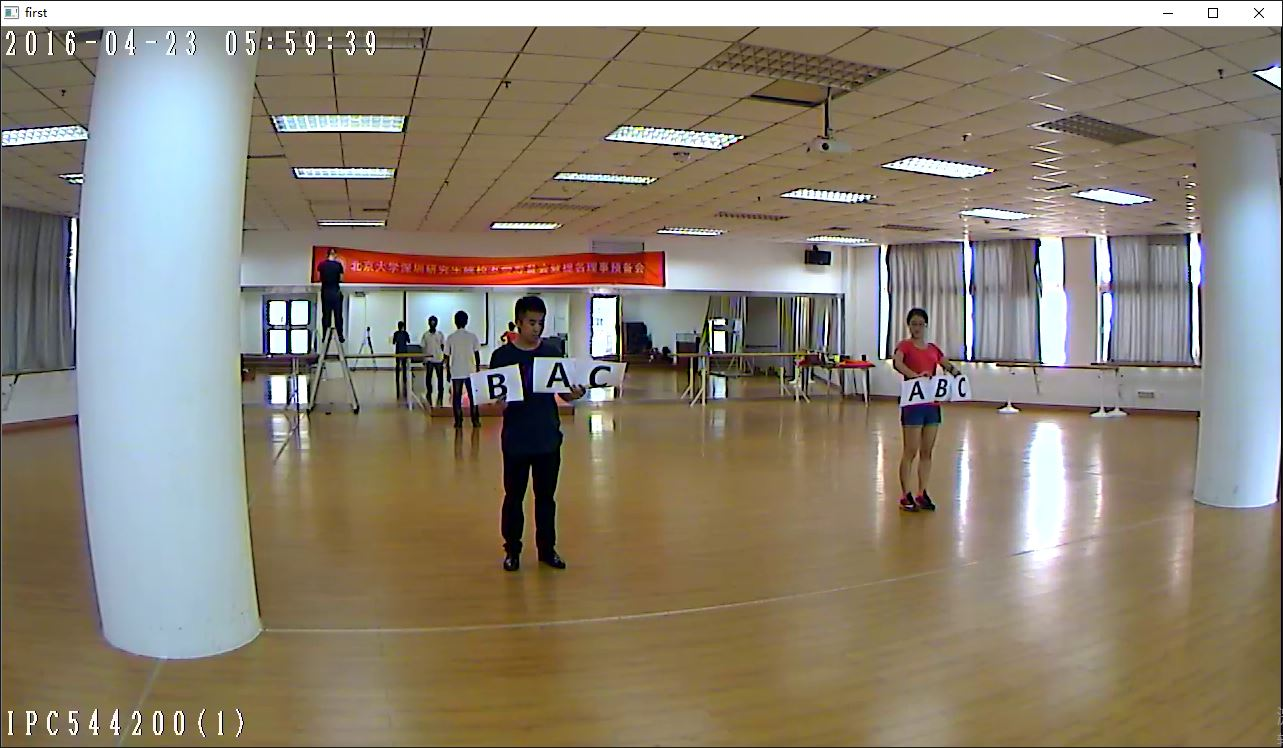
%> input picture test_img/1.JPG, 1283 x 748 px
$ octave --eval "result = OCRwapper(imread('test_img/1.JPG'));"   (GNU Octave 9; MATLAB toolbox functions it lacks are replaced by stand-ins)
%> lines starting %> are read from the running program, lines starting %| are printed output that depends on the picture; in (x1, y1, x2, y2) boxes, pixels count from 0 and x2, y2 are one past the last pixel; in counts of white or black regions, pixels touching at a corner belong together; the program's own positions count from 1
### OCR/clip.m
% clip letters, if no areas, return []
function img_out=clip(img_in)
[f, c]=find(img_in);
if isempty(f) || isempty(c)
    img_out = [];
else
    img_out=img_in(min(f):max(f),min(c):max(c));%Crops image
end

### OCR/read_letter.m
function [letter, confidence] = read_letter(imagn,num_letras)
% Computes the correlation between template and input image
% and its output is a string containing the letter.
% Size of 'imagn' must be 42 x 24 pixels.  aka. the same size as template

global templates
comp=zeros(num_letras,1);
for n=1:num_letras
    sem=corr2(templates{1,n},imagn);
    comp(n)=sem;
end
vd=find(comp==max(comp)); % index of max confidence
confidence = comp(vd);  % calculate confidence
%*-*-*-*-*-*-*-*-*-*-*-*-*-
if vd==1
    letter='A';
elseif vd==2
    letter='B';
else
    letter='C';
end

### OCRwapper.m
function [ wordRes, scoreRes ] = OCRwapper( imagen )
%UNTITLED2 Summary of this function goes here
%   Detailed explanation goes here

    % Show image
%     imshow(imagen);
    % Convert to gray scale
    if size(imagen,3)==3 %RGB image
        imagen=rgb2gray(imagen);
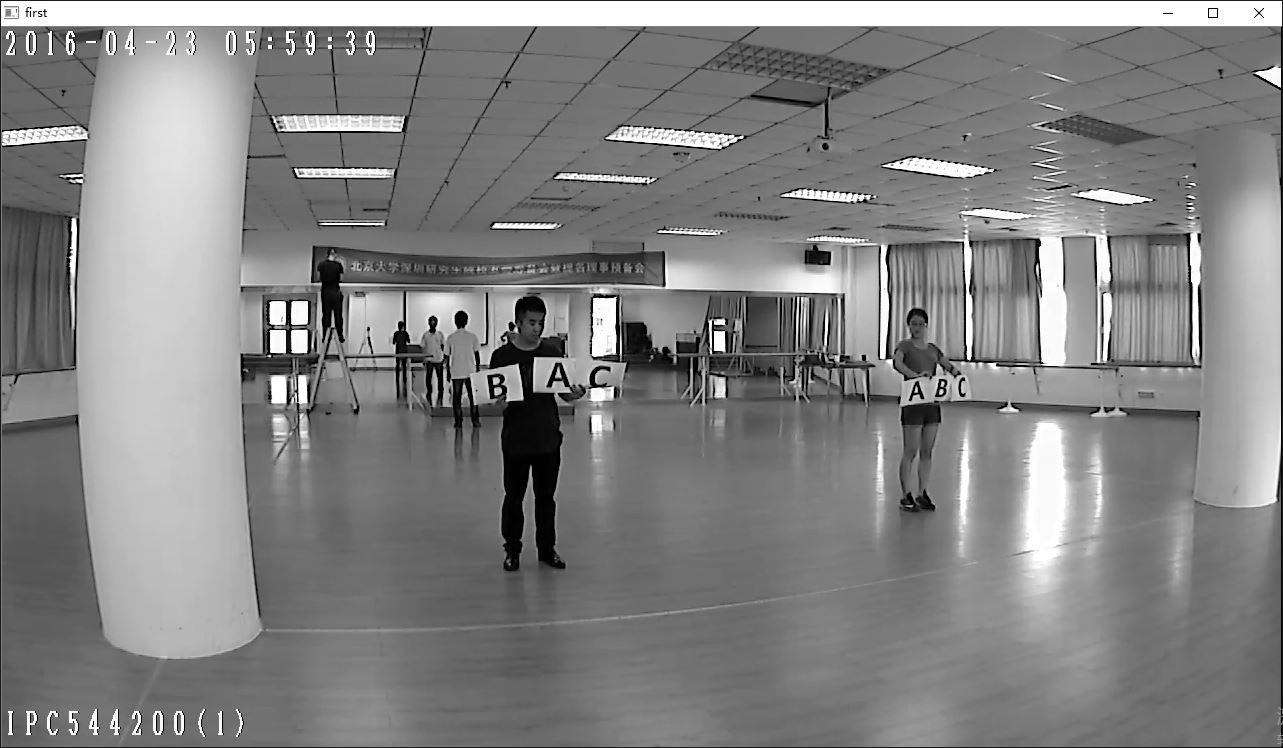
%> imagen: size 748x1283 uint8; min 0, max 255, mean 131.7
    end
    % Convert to BW. Using automtic threshold
    threshold = graythresh(imagen);
%> threshold = 0.612
    imagen =~im2bw(imagen,threshold);
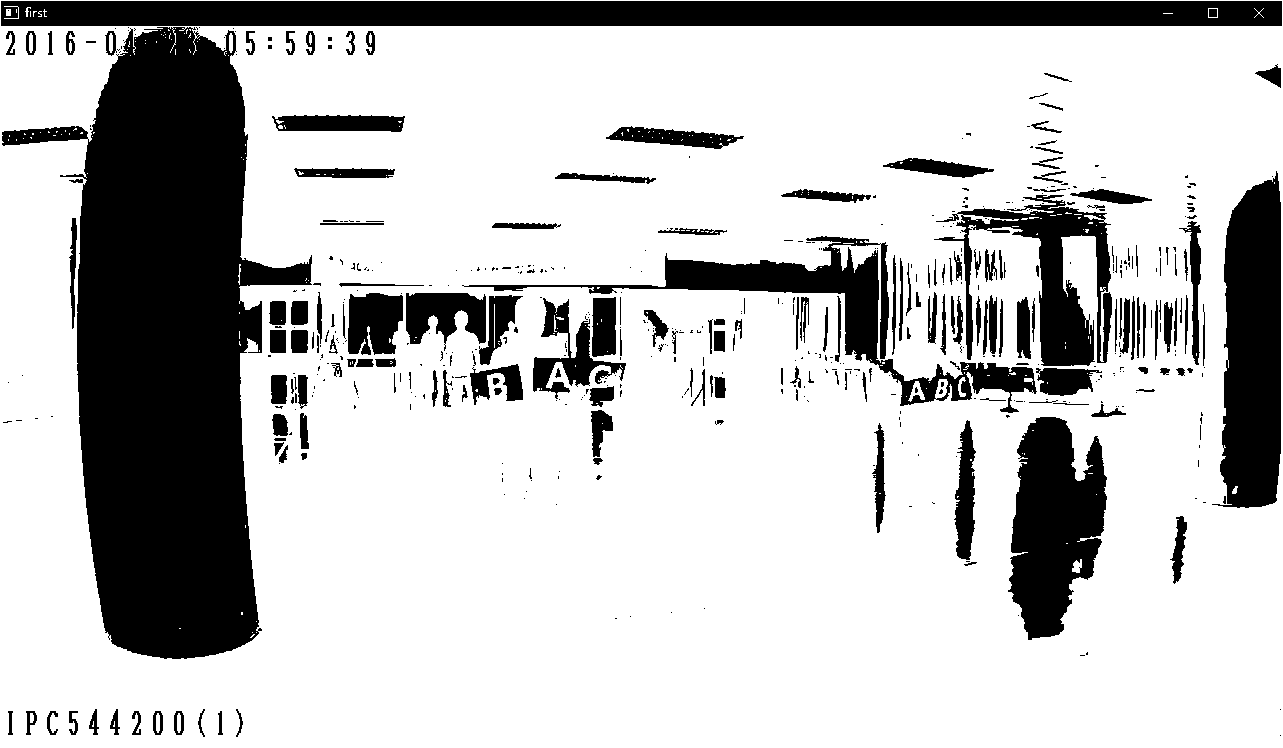
%> imagen: size 748x1283 logical; 75.7% white; 546 black regions (365 under 20 px), largest, box (x1, y1, x2, y2) and area: (2, 27, 312, 659) 99524, (1, 1, 1282, 26) 31749, (1212, 171, 1281, 508) 17359
    % Remove all object containing fewer than 30 pixels
    imagen = bwareaopen(imagen,30);
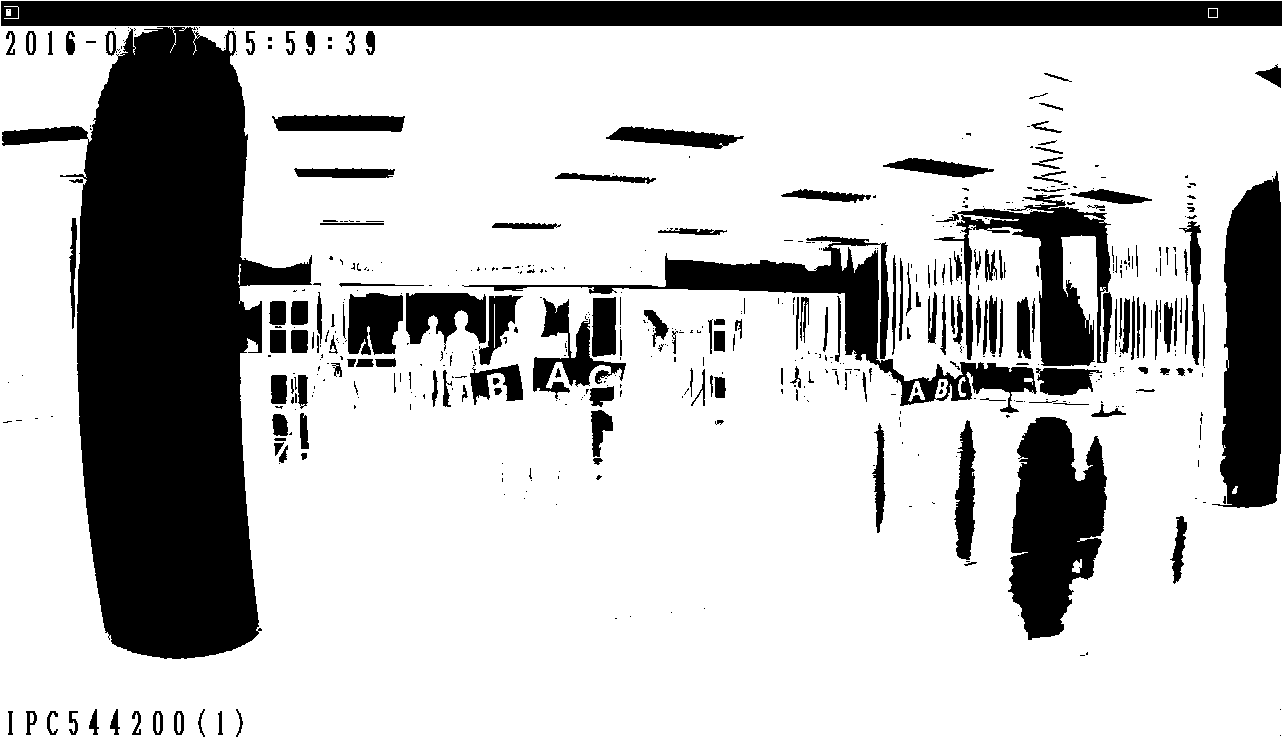
%> imagen: size 748x1283 logical; 75.6% white; 546 black regions (365 under 20 px), largest, box (x1, y1, x2, y2) and area: (2, 27, 312, 659) 99691, (1, 1, 1282, 26) 31850, (1212, 171, 1281, 508) 17361
    %Storage matrix word  and score from image
    word=[ ];
    score = [];
    re=imagen;
    %Opens text.txt as file for write
%     fid = fopen('OCR/result.txt', 'wt');
    % Load templates
    global templates
    load templates
    % Compute the number of letters in template file
    num_letras=size(templates,2);
    %%
    imgn = clip(re);
%> in clip, `[f, c]=find(img_in);`: f = 725429 values from 1 to 748; c = 725429 values from 1 to 1283
    if isempty(imgn)
%         fprintf(fid,'%s  %f\n','other', -1);% write result to text file, the final result
        wordRes = 'other';
        scoreRes = -1;
    else
        [L, Ne] = bwlabel(imgn);
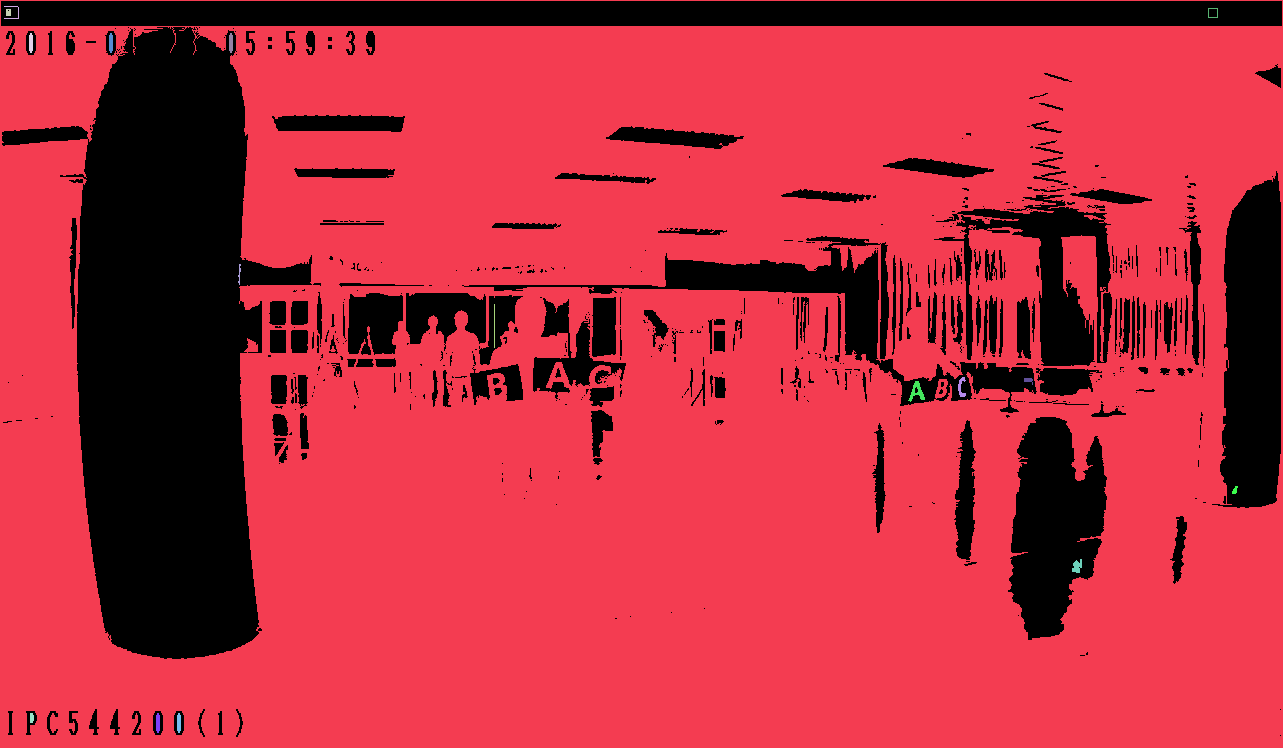
%> L: size 748x1283 double; 18 distinct labels, from 0 to 17; one colour per label, 0 black
%> Ne = 17
        for n=1:Ne
            [r,c] = find(L==n);
            % Extract letter
            n1=imgn(min(r):max(r),min(c):max(c));
            % Resize letter (same size of template)
            img_r=imresize(n1,[42 24]);
            %Uncomment line below to see letters one by one
             %imshow(img_r);pause(0.5)
            %-------------------------------------------------------------------
            % Call function to convert image to text
            [letter, confidence] = read_letter(img_r,num_letras);
            % Letter concatenation
            word=[word letter];
            score = [score confidence];
        end
%> this loop made 17 passes
%> (vd in read_letter, confidence, letter, word, score) on passes 1 to 7: (1, 0.0952, 'A', 'A', 0.0952), (1, -0.00271, 'A', 'AA', [0.0952 -0.00271]), (2, 0.178, 'B', 'AAB', [0.0952 -0.00271 0.178]), (3, 0.225, 'C', 'AABC', [0.0952 -0.00271 0.178 0.225]), (2, 0.0914, 'B', 'AABCB', [0.0952 -0.00271 0.178 0.225 0.0914]), (3, 0.225, 'C', 'AABCBC', [0.0952 -0.00271 0.178 0.225 0.0914 0.225]), (3, 0.225, 'C', 'AABCBCC', [0.0952 -0.00271 0.178 0.225 0.0914 0.225 0.225])
%> (vd in read_letter, confidence, letter, word) on passes 10, 12, 13, 14, 15, 16: (1, 0.114, 'A', 'AABCBCCCCA'), (1, 0.7, 'A', 'AABCBCCCCACA'), (3, 0.522, 'C', 'AABCBCCCCACAC'), (2, 0.16, 'B', 'AABCBCCCCACACB'), (1, 0.103, 'A', 'AABCBCCCCACACBA'), (2, 0.155, 'B', 'AABCBCCCCACACBAB')
%> pass 1, in OCRwapper, `img_r=imresize(n1,[42 24]);`:
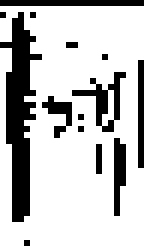
%> img_r: size 42x24 logical (shown 6 times larger); 76.6% white; black in thin lines or dots
%> pass 2, in OCRwapper, `img_r=imresize(n1,[42 24]);`:
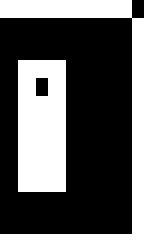
%> img_r: size 42x24 logical (shown 6 times larger); 37.7% white; 2 white regions, box (x1, y1, x2, y2) and area: (0, 0, 24, 42) 210, (3, 10, 11, 32) 170
%> pass 3, in OCRwapper, `img_r=imresize(n1,[42 24]);`:
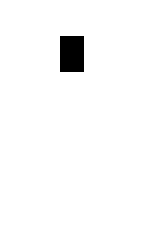
%> img_r: size 42x24 logical (shown 6 times larger); 97.6% white; 1 black region, box (x1, y1, x2, y2) and area: (10, 6, 14, 12) 24
        ind = find(score == max(score));  % this can hanle kuangkuang
%> ind = 11
        if (max(score) < 0.2)   % set up threshold, ****************************** set here*******************
%             fprintf(fid,'%s  %f\n','other', -1);% write result to text file, the final result
            wordRes = 'other';
            scoreRes = -1;
        else
%             fprintf(fid,'%s  %f\n',word(ind), score(ind));% write result to text file, the final result
            wordRes = word(ind);
%> wordRes = 'C'
            scoreRes = score(ind);
%> scoreRes = 0.7
%> `result = OCRwapper(imread('test_img/1.JPG'));`: result = 'C'
        end

        % Clear 'word' variable
        word=[ ];
    end
%     fclose(fid);
    %Open 'text.txt' file
%     winopen('OCR/result.txt')
end
